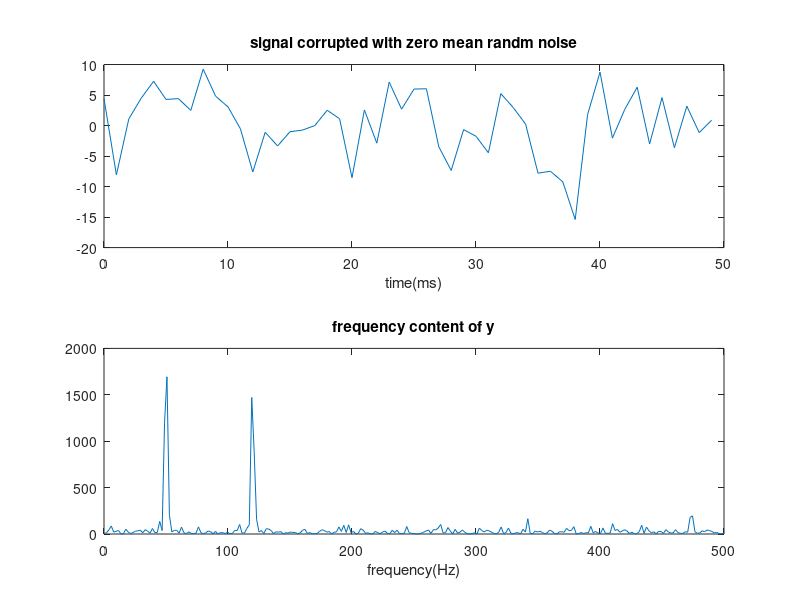

This chart was generated by the following MATLAB code:
%fft
clc;
clear all;
close all;

%FFT of given sample
x=input('enter the sequence');
y=fft(x,8);
freqz(y);
disp(y);
z=ifft(y);
disp(z);
title('8 point fft');

 
%Sample input: [2 2 2 2 1 1 1 1]
%Output of FFT : [12.0000 + 0.0000i   1.0000 - 2.4142i   0.0000 + 0.0000i   1.0000 - 0.4142i  0.0000 + 0.0000i   1.0000 + 0.4142i   0.0000 + 0.0000i   1.0000 + 2.4142i]


%ifft
clc;
close all;
clear all;
t=0:0.001:6;
x=5*cos(2*pi*120*t)+5*sin(2*pi*50*t);
y=x+5*randn(size(t));
subplot(2,1,1);
plot(1000*t(1:50),y(1:50));
title('signal corrupted with zero mean randm noise');
xlabel('time(ms)');
f=1000*(0:256)/512;
z=fft(y,512);
pyy=z.*conj(z)/512;
subplot(2,1,2);
plot(f,pyy(1:257));
title('frequency content of y');
xlabel('frequency(Hz)');


